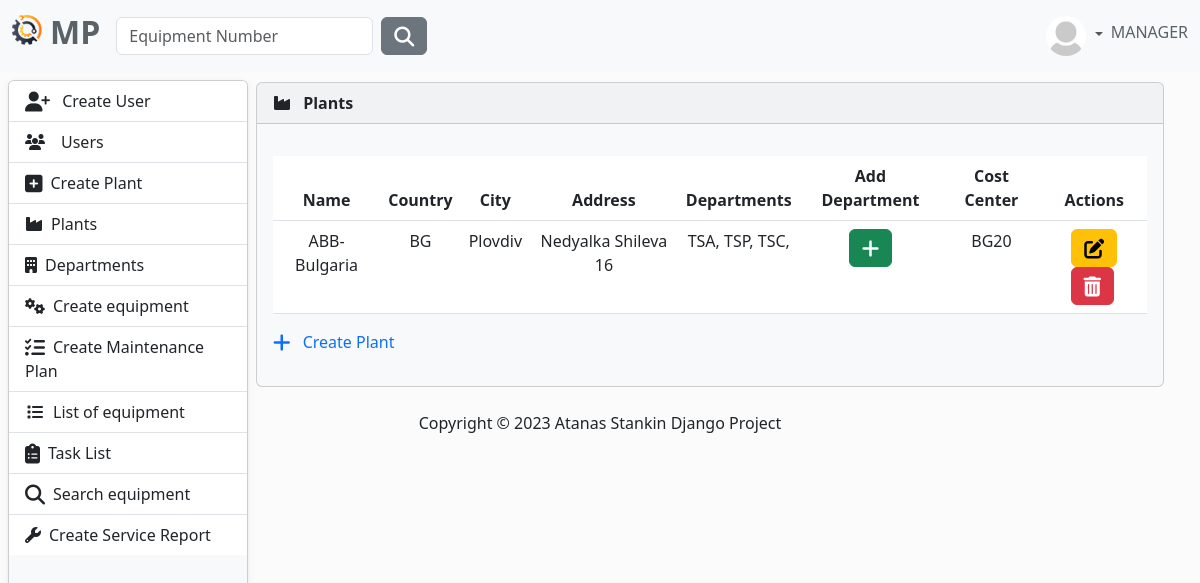
Screenshot of /plant/list/ (signed in) with the database file from the repository.
### MaintenancePlanner/accounts/models.py (models this page shows, shortened)
class AppUser(AbstractUser, PermissionsMixin):
    username = models.CharField(
        max_length=30,
        validators=[
            MinLengthValidator(4),
        ],
        unique=True,
    )
    first_name = models.CharField(
        max_length=30,
        validators=[
            MinLengthValidator(2),
            user_name_validator,
        ]
    )
    last_name = models.CharField(
        max_length=30,
        validators=[
            MinLengthValidator(2),
            user_name_validator,
        ]
    )
    email = models.EmailField(unique=True)
    class Role(models.TextChoices):
        MANAGER = "MANAGER", 'Manager'
        SUPERVISOR = "SUPERVISOR", 'Supervisor'
        OPERATOR = "OPERATOR", 'Operator'
    role = models.CharField(max_length=50, choices=Role.choices)

class Profile(models.Model):
    user = models.OneToOneField(AppUser, on_delete=models.CASCADE)
    image = models.ImageField(
        default='images/default.jpg',
        null=True,
        blank=True,
        upload_to='images/'
    )

### MaintenancePlanner/plant/models.py (models this page shows, shortened)
class Plant(models.Model):
    name = models.CharField(
        max_length=30,
    )
    country = models.CharField(
        max_length=30,
    )
    city = models.CharField(
        max_length=30,
    )
    address = models.CharField(
        max_length=50,
    )
    cost_center = models.CharField(
        max_length=10,
        verbose_name='Cost Center'
    )

class Department(models.Model):
    name = models.CharField(
        max_length=30,
    )
    plant = models.ForeignKey(
        to=Plant,
        on_delete=models.CASCADE,
    )
    def __str__(self):
        return self.name

### MaintenancePlanner/plant/views.py (the view)
# urls.py: path('list/', PlantListView.as_view(), name='plants-list'),
class PlantListView(LoginRequiredMixin, AllowedUsersMixin, ListView):
    allowed_roles = ['MANAGER', 'SUPERVISOR']
    model = Plant
    template_name = 'plant/plant-list.html'
    context_object_name = 'plants'
    def get_context_data(self, **kwargs):
        context = super().get_context_data(**kwargs)
        plants = self.get_queryset()
        departments = {plant.id: plant.department_set.all() for plant in plants}
        context['departments'] = departments
        return context

### MaintenancePlanner/accounts/mixins.py (called while the page is built)
    def dispatch(self, request, *args, **kwargs):
        if request.user.role in self.allowed_roles:
            return super().dispatch(request, *args, **kwargs)
        else:
            return redirect('home-page')

### MaintenancePlanner/plant/templatetags/plant_tags.py (called while the page is built)
@register.filter
def get_departments(departments, plant_id):
    return departments.get(plant_id, [])

### MaintenancePlanner/plant/templates/plant/plant-list.html (shortened to what this page needs)
{% extends "base.html" %}
{% load plant_tags %}
{% block content %}
    <div class="card bg-light ms-1 me-4 mb-4 mt-0">
        <div class="card-header">
            <i class="fa-solid fa-industry me-2"></i>
            <strong>Plants</strong>
        </div>
        <div class="card-body">
            <p class="card-text">
                {% if plants %}
                    <div class="table-responsive">
                    <table class="table table-hover">
                        <thead class="text-center">
                        <tr>
                            <th scope="col">Name</th>
                            <th scope="col">Country</th>
                            <th scope="col">City</th>
                            <th scope="col">Address</th>
                            <th scope="col">Departments</th>
                            <th scope="col">Add Department</th>
                            <th scope="col">Cost Center</th>
                            <th scope="col">Actions</th>
                        </tr>
                        </thead>
                        <tbody class="text-center">
                        {% for plant in  plants %}
                            <tr>
                                <td>
                                    {{ plant.name }}
                                </td>
                                <td>
                                    {{ plant.country }}
                                </td>
                                <td>
                                    {{ plant.city }}
                                </td>
                                <td>
                                    {{ plant.address }}
                                </td>
                                <td>
                                    {% with departments|get_departments:plant.id as plant_departments %}
                                        {% for department in plant_departments %}
                                            {{ department }},
                                        {% empty %}
                                            No departments found for this plant.
                                        {% endfor %}
                                    {% endwith %}
                                </td>
                                <td>
                                    <a class="btn btn-success" href="{% url 'create-department' %}">
                                        <i class="fa-solid fa-plus fa-lg"></i>
                                    </a>
                                </td>
                                <td>
                                    {{ plant.cost_center }}
                                </td>
                                <td>
                                    <a class="btn btn-warning" href="{% url 'update-plant' plant.id %}">
                                        <i class="fa-solid fa-pen-to-square fa-lg"></i>
                                    </a>
                                    <button type="button" class="btn btn-danger me-1"
                                            href="{% url 'delete-plant' plant.id %}"
                                            data-bs-toggle="modal"
                                            data-bs-target="#myModal2{{ plant.id }}">
                                        <i class="fa-solid fa-trash-can fa-lg"></i>
                                    </button>
                                </td>
                            </tr>
                        {% endfor %}
                        </tbody>
                    </table>
                {% else %}
                    <div class="row justify-content-center">
                        <div class="col-md-6 text-center">
                            <h5 class="alert alert-primary ms-4 me-4">There is no plants in the record </h5>
                        </div>
                    </div>
                {% endif %}
                {% if request.user.role == 'MANAGER' %}
                    <a class="link-primary text-decoration-none" href="{% url 'create-plant' %}">
                        <i class="fa-solid fa-plus fa-lg me-2"></i>
                        Create Plant
                    </a>
                {% endif %}
                </div>
            </p>
        </div>
    </div>
{% endblock %}

### templates/partials/navbar.html (shortened to what this page needs)
{% load static %}
<nav class="navbar navbar-expand-lg bg-light fixed-top" data-bs-theme="light">
    <div class="container-fluid">
        <a class="navbar-brand" href="{% url 'home-page' %}">
            <ul class="navbar-nav ms-auto d-flex flex-row">
                <li><img class="logo me-2" src="{% static 'img/logo.png' %}" alt="logo" height="30"></li>
                <li><h2 style="color: #5a6268; font-weight: bold">MP</h2></li>
            </ul>
        </a>
        <div class="collapse navbar-collapse" id="navbarColor01">
            {% if user.is_authenticated %}
                <form class="d-flex" method=POST action="{% url 'search-equipment' %}">
                    <input class="form-control me-sm-2" type="search" placeholder="Equipment Number"
                           name="number">
                    <button class="btn btn-secondary my-2 my-sm-0" type="submit"><i
                            class="fa-solid fa-magnifying-glass fa-lg"></i></button>
                </form>
            {% endif %}
            <ul class="navbar-nav ms-auto d-flex flex-row">
                {% if not request.user.is_authenticated %}
                    <li class="nav-item">
                        <a class="nav-link" href="{% url 'login' %}"><i
                                class="fa-solid fa-right-to-bracket fa-lg me-2"></i>Sig In
                        </a>
                    </li>
                {% else %}
                    <li class="nav-item dropdown d-flex align-items-center">
                        <div class="btn-group dropdown">
                            <a class="nav-link dropdown-toggle" data-bs-toggle="dropdown" href="#" role="button"
                               aria-haspopup="true" aria-expanded="false">
                                {% if user.profile.image %}
                                    <img src="{{ user.profile.image.url }}" class="rounded-circle" height="40"
                                         loading="lazy"/>
                                {% else %}
                                    <img src="{% static 'img/profile-img.png' %}" class="rounded-circle" height="40"
                                         loading="lazy"/>
                                {% endif %}
                            </a>
                        </div>
                        <h6 style="color: #5a6268">{{ request.user.role }}</h6>
                    </li>
                {% endif %}
            </ul>
        </div>
    </div>
</nav>

### static/css/body.css (style rules this page uses)
body { background-color: #fbfbfb; }

### rows the page displays
AppUser: profile.image (placeholder picture), user.role "MANAGER"
Plant: name "ABB-Bulgaria", country "BG", city "Plovdiv", address "Nedyalka Shileva 16", cost_center "BG20"
Department: name "TSA"
Department: name "TSP"
Department: name "TSC"
